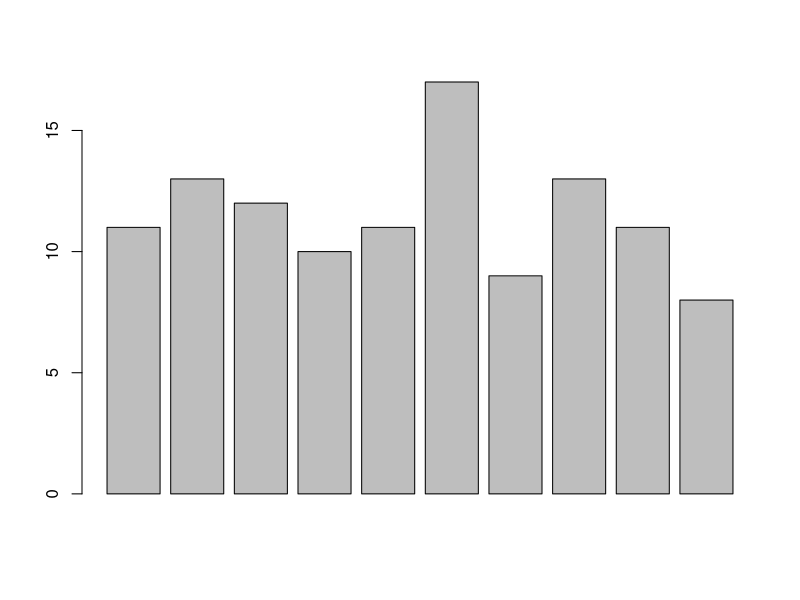
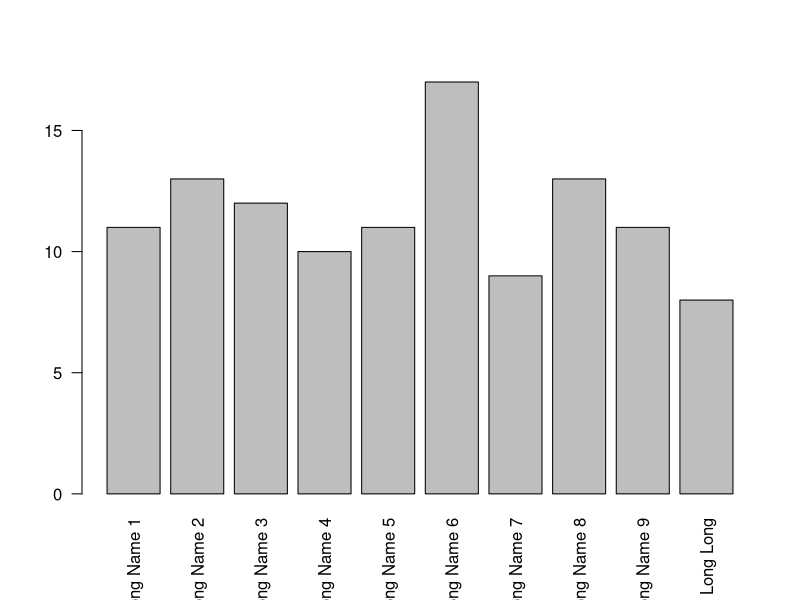
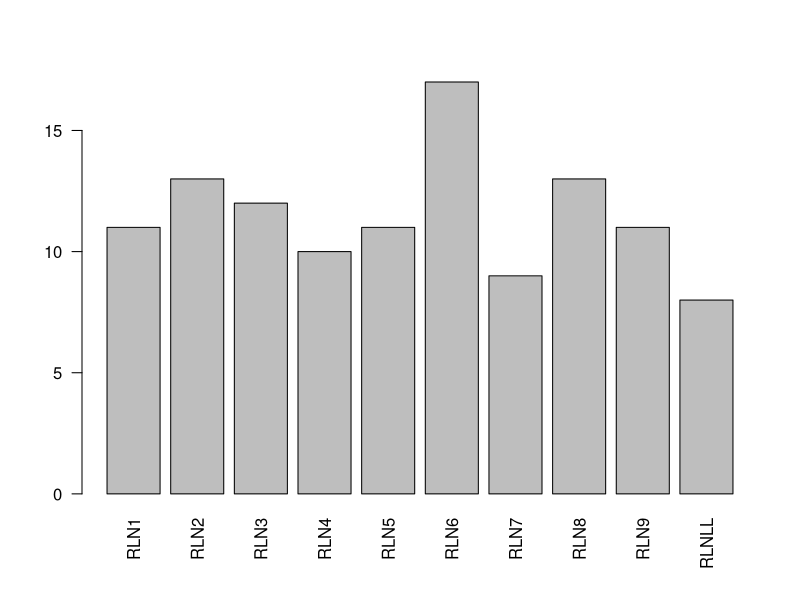
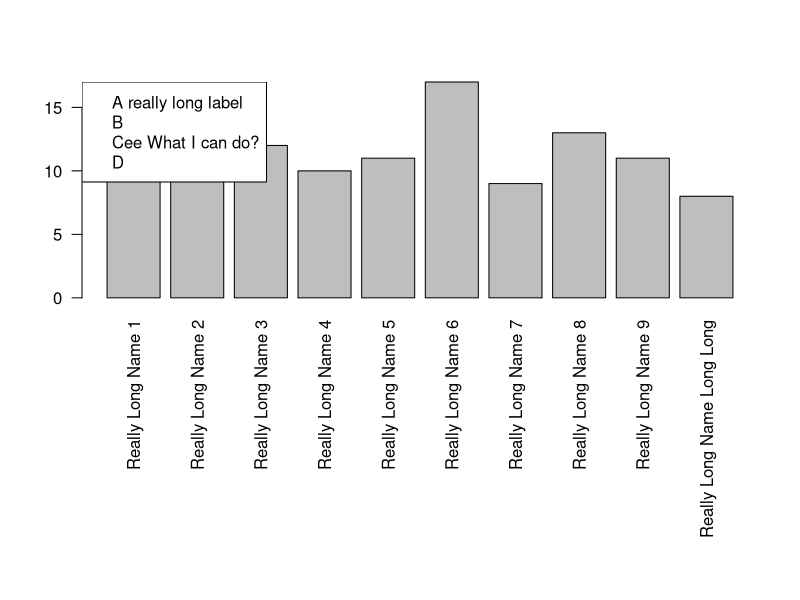
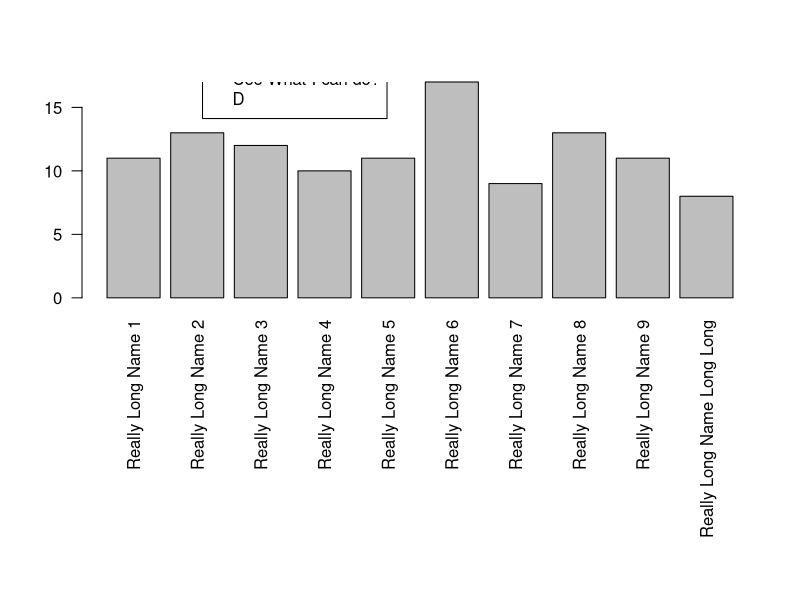
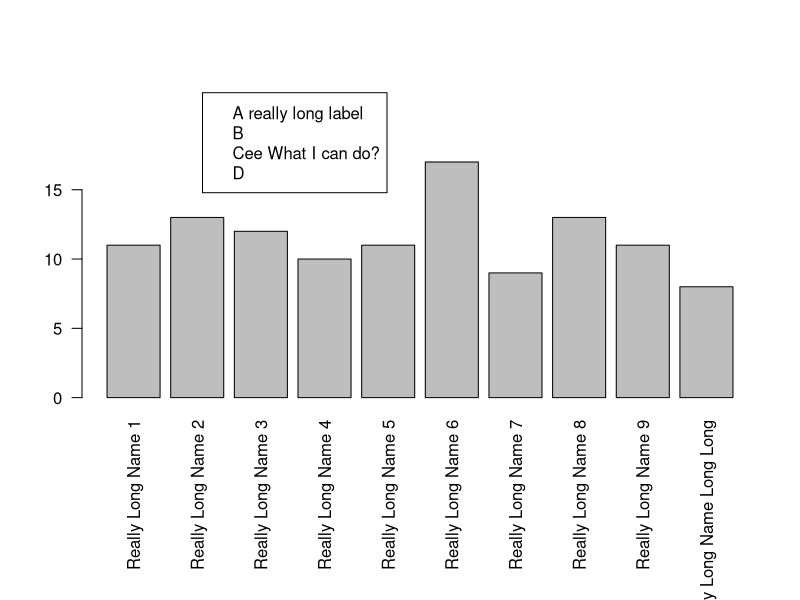
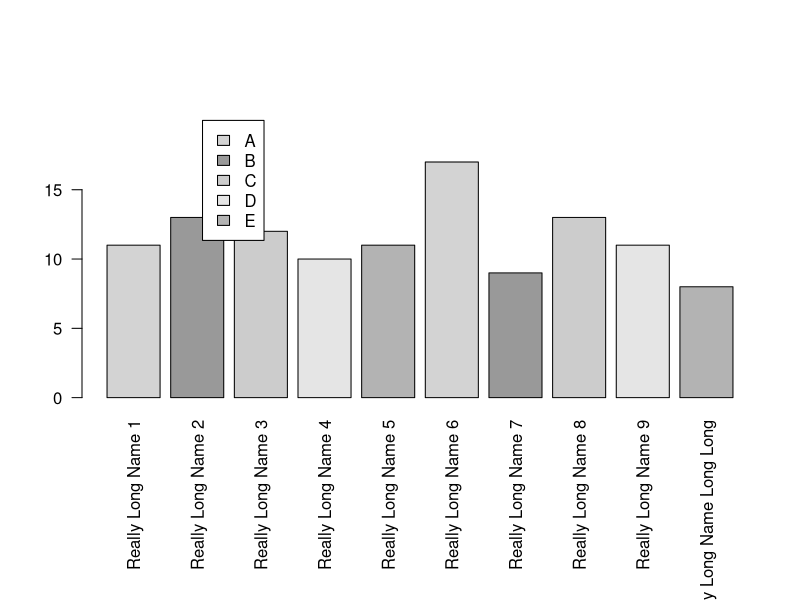
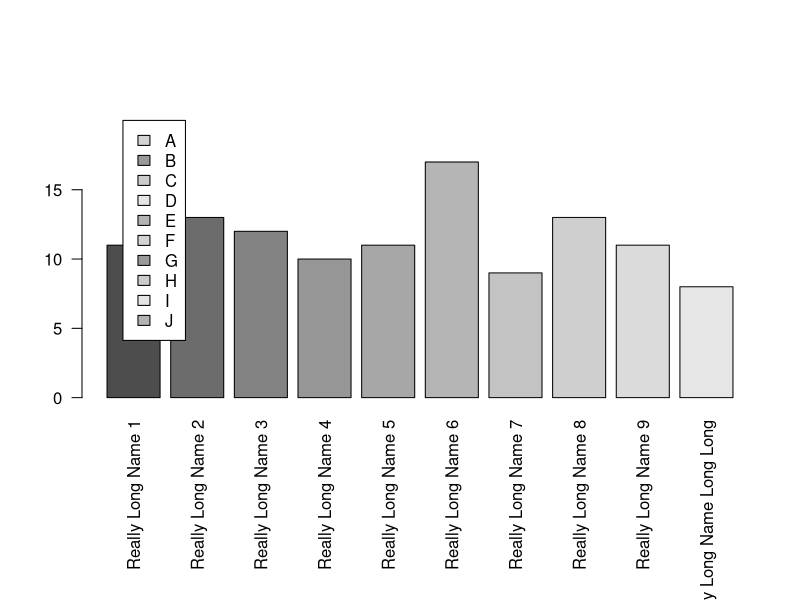

Source code (R) for these figures, in order:
## Title: plot-barplot-1
## Author: Paul Johnson <pauljohn at ku.edu>
## Date posted: 2011, revised 20140814
## Description. barplot label customization

## Paul Johnson
## Twisting the margins of a barplot, demonstrates saving files into
## pdf documents

## I never thought too much about customizing barplots, but
## now I have learned some tricks to share.  Step through these
## examples to see the possibilities.

set.seed(424242)

x <- rpois(10, lambda = 10)

mynames <- c(paste("Really Long Name", 1:9), "Really Long Name Long Long")


#RSiteSearch("barplot names margins")


barplot(x)


### Note long names off edge:
barplot(x, names = mynames, las = 2)

### Abbreviate offers one solution
barplot(x, names = abbreviate(mynames), las = 2)

### Other option is to reset margins
###default mar is c(5.1, 4.1, 4.1, 2.1)

### Lets make the bottom margin larger
par(mar = c(15, 4.1, 4.1, 2.1))
barplot(x, names = mynames, las = 2)



### Now the bottom is finished. But I'd like a legend.

legend("topleft", legend = c("A really long label", "B", "Cee What I can do?", "D"), col = 1:2)

### My bar hits the legend. How to fix?


### It is not sufficient to simply "move the legend" up
### because then it runs off the edge of the graph
barplot(x, names = mynames, las = 2)

legend(2, 22, legend = c("A really long label", "B",
                  "Cee What I can do?", "D"), col = 1:2)

### By itself, changing the top margin does not help.
### It is also vital to set the xpd parameter to T so that
### R will draw outside the main plot region
par(mar = c(10, 4.1, 8.1, 2.1))
par(xpd = T)
barplot(x, names = mynames, las = 2)

legend(2, 22, legend = c("A really long label", "B",
                  "Cee What I can do?", "D"), col = 1:2)


### Now lets gain some control on the colors and bars
### The default colors are so dark.  You can't write on top
### of them.  You can grab shades of gray like "gray30" or such.

### I'll just specify 5 colors I know will work. I prefer
### the light gray colors because they can be written over.
mycols <- c("lightgray", "gray60", "gray80", "gray90", "gray70")
barplot(x, names = mynames, las = 2, col = mycols)
legend(2, 20, legend = c("A", "B", "C", "D", "E"), fill = mycols)

## Note the 5 colors are "recycled" in the graph.


## It is up to you to decide if you want 10 separate colors for 10
## separate bars. I use the "rainbow" function to get 10 unique colors
## if I'm feeling lively:

rainbow(10)

## But usually I'm gray, and you can ask for 10 shades of gray like this:
myGrays <- gray.colors(10)

## Note the output there is unmanageable because the legend is too long.
barplot(x, names = mynames, las = 2, col = myGrays)
legend(0.5, 20, legend = LETTERS[1:10], fill = mycols)
## I'm not going down that path right now, I don't think color-based
## legends are so helpful, unless we are writing for Time Magazine.


### I don't like the solid shades so much.
### Let's fill up the bars with angled lines.
### density determines number of lines inside the bar.

myden <- c(60, 20, 30, 40, 25)
### angles determines the direction of lines inside bars
myangles <- c(20, -30, 60, -40, 10)
## These are "recycled" across 10 bars. Maybe you don't like that, so fix it :)

barplot(x, names = mynames, las = 2, col = mycols, density = myden, angle = myangles)
legend(1, 20, legend = c("A", "B", "C", "D", "E"), density = myden, angle = myangles)

### for my coupe de grace, lets do some writing in the bars.

### Recall from Verzani you can get the x coordinates from the barplot
barPositions <- barplot(x, names = mynames, las = 2, col = mycols, density = myden, angle = c(20, 60, -20))

barPositions

### The text option srt = 90 turns the text sideways

### I'm just guessing that bars 1 and 8 should be labeled
### at coordinates 5 and 5

text (barPositions[1], 5, "my first bar is great", srt = 90)

text (barPositions[8], 5, "but 8 is greater", srt = 90)

### Recently I had the problem of drawing a "clustered" bar chart.
### Lets suppose our x variable really represents responses from
### 2 groups of respondents, Men and Women.

## Create the matrix
xmatr <- matrix(x, nrow = 5)

### Use beside = T to cause barplot to treat each column
### of values as a group
barplot(xmatr, beside = TRUE, names = c("Men", "Women"))

valueNames <- c("Very Strong", "Somewhat Strong", "Not Strong", "Somewhat Weak", "Very Weak")

### Use mtext to write in the margin so that labels on plot are nice.

par(mar = c(10, 4.1, 5.1, 2.1))

bp <- barplot(xmatr, beside = TRUE, names = NULL)

### bp contains the positions of the bars.
mtext(valueNames, side = 1, las = 3, at = bp)

mtext(c("Men", "Women"), side = 1, at = c(bp[3], bp[8]), line = 8, cex = 2)

### Adding numbers to the bars may clarify
text ( bp, as.vector(xmatr), labels = as.vector(xmatr), pos = 1)

### However, the default color is too dark.

### Retrieve the first 5 items from the default grey color scale

gc <- grey.colors(5)

### Replace the first one with a lighter gray

gc[1] <- "gray80"

bp <- barplot(xmatr, beside = TRUE, names = NULL, col = gc)

### bp contains the positions of the bars.
mtext(valueNames, side = 1, las = 3, at = bp)

mtext(c("Men", "Women"), side = 1, at = c(bp[3], bp[8]), line = 8, cex = 2)

### Adding numbers to the bars may clarify
text ( bp, as.vector(xmatr), labels = as.vector(xmatr), pos = 1)

### That's OK for me.  I wonder if I might not just write inside the
### bars. Hmmm.


bp <- barplot(xmatr, beside = TRUE, names = c("Men", "Women"), col = gc)

text(bp, 0.5*as.vector(xmatr), valueNames, srt = 90)

### Hm. That's OK, but maybe I'd pref uniform vertical
### placement of text.

bp <- barplot(xmatr, beside = TRUE, names = c("Men", "Women"), col = gc)

text(bp, 2, valueNames, srt = 90, pos = 4)

## Hell, now the text is aligned vertically, but not centered
## in the bar. I can't figure out all of the details concerning
##

## I'm not able to say for sure what the best fix might be.
## I can either manipulate the x placement like so

bp <- barplot(xmatr, beside = TRUE, names = c("Men", "Women"), col = gc)
text(bp-0.25, 2, valueNames, srt = 90, pos = 4)

## Or use the offset option in the text command.
## I do not understand why this particular value works.

bp <- barplot(xmatr, beside = TRUE, names = c("Men", "Women"), col = gc)
text(bp, 2, valueNames, srt = 90, pos = 4, offset = -0.15)


## Don't forget: When save this into a file, the graph may be
## re-sized and text might "overflow" the boxes.  That's especially
## likely if you have a large graph on the screen and then try to
## save the file with dev.copy(pdf, ...)  That will resize some
## things, but not all.

## Here is the way to protect yourself if you are working
## interactively.  Create a fresh "screen" device that is the same
## size--in inches--as the output file. On any platform (after R 2.0,
## I think), this will pop up a new screen device of the desired size
##
## I'm leaving it commented out, because it interferes with some
## automated processing tools I use for these files, but you should
## try it.
##
## dev.new(width = 6, height = 6)

## After you do that, run the par command again. The par command has
## to be executed again each time a device is created. That applies to
## the most recently created device.

p <- barplot(xmatr, beside = TRUE, names = c("Men", "Women"), col = gc)
text(bp-0.25, 2, valueNames, srt = 90, pos = 4)

## If that looks OK on the screen device, then do this to save it in a
## file.

pdf(file = "mybar-1.pdf", height = 6, width = 6, onefile = FALSE,
    paper = "special", family = "Times")
p <- barplot(xmatr, beside = TRUE, names = c("Men", "Women"), col = gc)
text(bp-0.25, 2, valueNames, srt = 90, pos = 4)
dev.off()

## note that the par settings have shifted back to the defaults.
## Each device is separate.
## As a result, the barplot we created before with large margins would
## make a horrible plot if you forgot to insert the par() commands here:


pdf(file = "mybar-2.pdf", height = 6, width = 6, onefile = FALSE,
    paper = "special", family = "Times")
par(mar = c(10, 4.1, 5.1, 2.1))
bp <- barplot(xmatr, beside = TRUE, names = NULL, col = gc)

## bp contains the positions of the bars.
mtext(valueNames, side = 1, las = 3, at = bp)
mtext(c("Men", "Women"), side = 1, at = c(bp[3], bp[8]), line = 8, cex = 2)

## Adding numbers to the bars may clarify
text ( bp, as.vector(xmatr), labels = as.vector(xmatr), pos = 1)
dev.off()


## Finally, suppose you make a mistake of specifying your
## output device size too small. The graph I made before
## with the text in the bars looked good on the screen,
## but it looks bad in a smaller output device. The text
## does not match the bars in this example.

pdf(file = "mybar-4.pdf", height = 4, width = 4, onefile = F,
    horizontal = F, paper = "special", family = "Times")
bp <- barplot(xmatr, beside = TRUE, names = c("Men", "Women"), col = gc)
text(bp-0.25, 2, valueNames, srt = 90, pos = 4)
dev.off()
